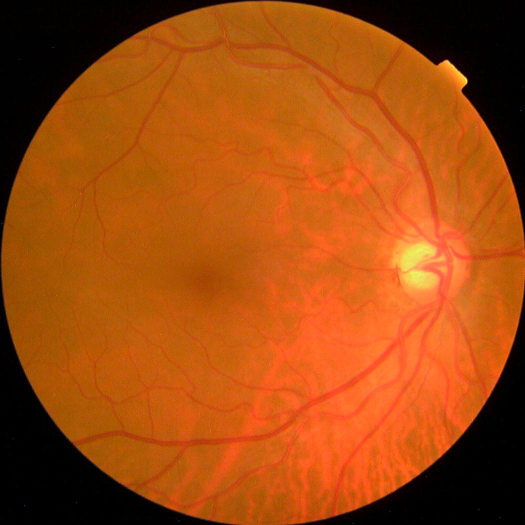
#> input picture Preprocessing/train_images/0a38b552372d.png, 1050 x 1050 px (shown at 1/2 size); its folder holds only this picture in this run
$ jupyter execute --allow-errors 'Blood Vessels.ipynb'   (older library calls are emulated)
#> lines starting #> are read from the running program, lines starting #| are printed output that depends on the picture; after the words box and inside, x2 and y2 are one past the last pixel; in counts of white or black regions, pixels touching at a corner belong together
#> further down, fundus is the input picture: shape (1050, 1050, 3); mean B, G, R 14.7, 74.4, 160.3
[cell 1]
import cv2
import numpy as np
import os
import csv
import matplotlib.pyplot as plt

def Hemorrhage(veins, image):
    #first re-sized to a pre-defined dimension
    image = cv2.cvtColor(image, cv2.COLOR_BGR2RGB)
    median = cv2.medianBlur(image, 1)
    compare = np.concatenate((image, median), axis=1) #side by side comparison
    #medianPixels = np.array(median)
    #plt.imshow(medianPixels)

    #Step 1 - retinal blood vessel detection
    #take green channel
    b, g, r = cv2.split(median)
    green_image = median.copy() # Make a copy
    green_image[:,:,0] = 0
    green_image[:,:,2] = 0
    gPixels = np.array(green_image)


    #-----Converting image to LAB Color model-----------------------------------
    lab= cv2.cvtColor(gPixels, cv2.COLOR_BGR2LAB)
    #cv2.imshow("lab",lab)

    #-----Splitting the LAB image to different channels-------------------------
    l, a, b = cv2.split(lab)
    lo = cv2.resize(l, (640, 540))
    #cv2.imshow('l_channel', lo)
    ao = cv2.resize(a, (640, 540))
    #cv2.imshow('a_channel', ao)
    bo = cv2.resize(b, (640, 540))
    #cv2.imshow('b_channel', bo)

    #-----Applying CLAHE to L-channel-------------------------------------------
    clahe = cv2.createCLAHE(clipLimit=3.0, tileGridSize=(8,8))
    cl = clahe.apply(l)
    clo = cv2.resize(cl, (640, 540))
    #cv2.imshow('CLAHE output', clo)

    #-----Merge the CLAHE enhanced L-channel with the a and b channel-----------
    limg = cv2.merge((cl,a,b))
    limgo = cv2.resize(limg, (640, 540))
    #cv2.imshow('limg', limgo)

    #-----Converting image from LAB Color model to RGB model--------------------
    final = cv2.cvtColor(limg, cv2.COLOR_LAB2BGR)
    finalo = cv2.resize(final, (640, 540))
    #cv2.imshow('final', finalo)


    #Apply Black Top-hat method is used for initial blood vessel enhancement
    blacktophat = cv2.morphologyEx(final, cv2.MORPH_TOPHAT, (1,1))

    #Gaussian matched filtering method  is applied for further vessel enhancement
    height, width = blacktophat.shape[0:2]
    rotationMatrix = cv2.getRotationMatrix2D((width/2, height/2), 15, 7)

    blur = cv2.medianBlur(final,7,0)

    ret, thresh2 = cv2.threshold(cv2.cvtColor(blur,cv2.COLOR_RGB2GRAY),0,255,cv2.THRESH_BINARY_INV+cv2.THRESH_OTSU)

    opening = cv2.morphologyEx(thresh2,cv2.MORPH_OPEN, (10,10))

    hammerage = cv2.morphologyEx(opening - veins,cv2.MORPH_ERODE, (10,10))

    plt.imshow(hammerage, cmap='gray')
    plt.show()


def extract_bv(image):
    b,green_fundus,r = cv2.split(image)
    clahe = cv2.createCLAHE(clipLimit=2.0, tileGridSize=(8,8))
    contrast_enhanced_green_fundus = clahe.apply(green_fundus)

    # applying alternate sequential filtering (3 times closing opening)
    r1 = cv2.morphologyEx(contrast_enhanced_green_fundus, cv2.MORPH_OPEN, cv2.getStructuringElement(cv2.MORPH_ELLIPSE,(5,5)), iterations = 1)
    R1 = cv2.morphologyEx(r1, cv2.MORPH_CLOSE, cv2.getStructuringElement(cv2.MORPH_ELLIPSE,(5,5)), iterations = 1)
    r2 = cv2.morphologyEx(R1, cv2.MORPH_OPEN, cv2.getStructuringElement(cv2.MORPH_ELLIPSE,(11,11)), iterations = 1)
    R2 = cv2.morphologyEx(r2, cv2.MORPH_CLOSE, cv2.getStructuringElement(cv2.MORPH_ELLIPSE,(11,11)), iterations = 1)
    r3 = cv2.morphologyEx(R2, cv2.MORPH_OPEN, cv2.getStructuringElement(cv2.MORPH_ELLIPSE,(23,23)), iterations = 1)
    R3 = cv2.morphologyEx(r3, cv2.MORPH_CLOSE, cv2.getStructuringElement(cv2.MORPH_ELLIPSE,(23,23)), iterations = 1)
    f4 = cv2.subtract(R3,contrast_enhanced_green_fundus)
    f5 = clahe.apply(f4)

    # removing very small contours through area parameter noise removal
    ret,f6 = cv2.threshold(f5,15,255,cv2.THRESH_BINARY)
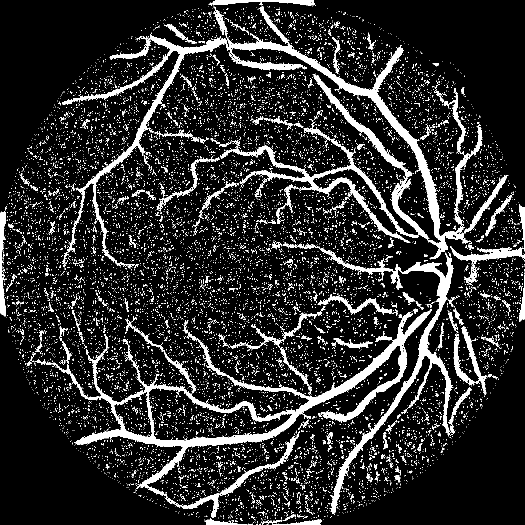
#> f6: shape (1050, 1050) (shown at 1/2 size); 14% white; 11894 white regions (11502 under 20 px)
    mask = np.ones(f5.shape[:2], dtype="uint8") * 255
    im2, contours, hierarchy = cv2.findContours(f6.copy(),cv2.RETR_LIST,cv2.CHAIN_APPROX_SIMPLE)
#> contours = 12345 contours, 12137 with area under 20; largest, box (x1, y1, x2, y2) and area: (73, 618, 864, 978) 43007, (124, 13, 965, 537) 25976, (297, 774, 585, 883) 16570, (647, 499, 907, 1029) 9924, (440, 244, 837, 486) 6476
    for cnt in contours:
        if cv2.contourArea(cnt) <= 200:
            cv2.drawContours(mask, [cnt], -1, 0, -1)
#> this loop made 12345 passes
#> cnt on passes 1, 3, 4: [[496, 1049], [503, 1049]], [[518, 1048], [518, 1049], [519, 1049], [519, 1048]], [[512, 1048], [512, 1049], [514, 1049], [514, 1048]]
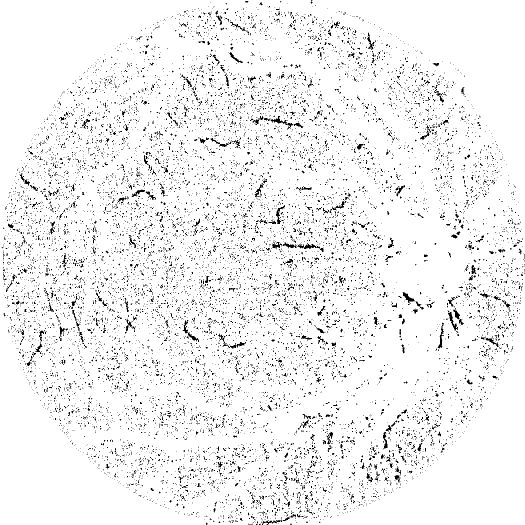
#> mask: shape (1050, 1050) (shown at 1/2 size); 94.5% white; black in thin lines or dots
    im = cv2.bitwise_and(f5, f5, mask=mask)
    ret,fin = cv2.threshold(im,15,255,cv2.THRESH_BINARY_INV)
#> fin: shape (1050, 1050); 91.4% white; 95 black regions (45 under 20 px), largest, box (x1, y1, x2, y2) and area: (124, 13, 936, 537) 26730, (73, 618, 864, 978) 24694, (647, 499, 907, 1029) 10767
    newfin = cv2.erode(fin, cv2.getStructuringElement(cv2.MORPH_ELLIPSE,(3,3)), iterations=1)
#> newfin: shape (1050, 1050); 88.8% white; 18 black regions, largest, box (x1, y1, x2, y2) and area: (123, 12, 1016, 1030) 67113, (72, 617, 865, 1037) 35752, (899, 407, 1050, 568) 3439

    # removing blobs of unwanted bigger chunks taking in consideration they are not straight lines like blood
    #vessels and also in an interval of area
    fundus_eroded = cv2.bitwise_not(newfin)
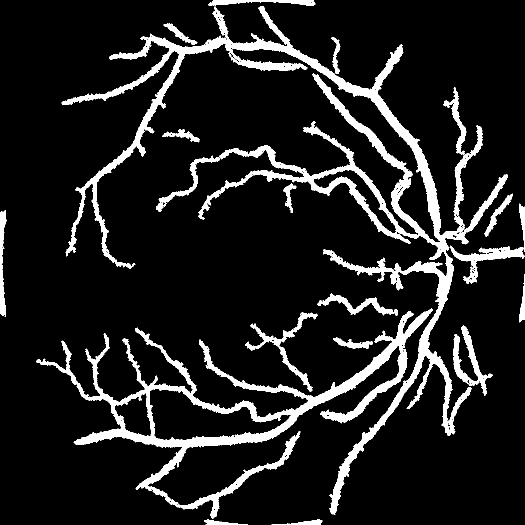
#> fundus_eroded: shape (1050, 1050) (shown at 1/2 size); 11.2% white; 18 white regions
    xmask = np.ones(fundus.shape[:2], dtype="uint8") * 255
    x1, xcontours, xhierarchy = cv2.findContours(fundus_eroded.copy(),cv2.RETR_LIST,cv2.CHAIN_APPROX_SIMPLE)
#> xcontours = 512 contours, 475 with area under 20; largest, box (x1, y1, x2, y2) and area: (123, 12, 1016, 1030) 65916, (72, 617, 865, 1037) 52299, (298, 776, 584, 882) 15730, (626, 338, 794, 468) 4304, (228, 784, 304, 874) 3914; xhierarchy = 512 rows, first 6: [1, -1, -1, -1], [2, 0, -1, -1], [3, 1, -1, -1], [4, 2, -1, -1], [5, 3, -1, -1], [6, 4, -1, -1]
    for cnt in xcontours:
        shape = "unidentified"
        peri = cv2.arcLength(cnt, True)
        approx = cv2.approxPolyDP(cnt, 0.04 * peri, False)
        if len(approx) > 4 and cv2.contourArea(cnt) <= 3000 and cv2.contourArea(cnt) >= 100:
            shape = "circle"
        else:
            shape = "veins"
        if(shape=="circle"):
            cv2.drawContours(xmask, [cnt], -1, 0, -1)
#> this loop made 512 passes
#> (peri, approx) on passes 1, 3, 4, 5, 6, 8, 10, 11, 12, 14, 16: (5.66, [[638, 1044], [639, 1043], [640, 1044], [639, 1045]]), (5.66, [[426, 1042], [427, 1041], [428, 1042], [427, 1043]]), (222.7, [[635, 1038], [543, 1049], [641, 1049], [638, 1038]]), (197, [[415, 1038], [411, 1049], [495, 1049], [416, 1038]]), (5.66, [[427, 1023], [428, 1022], [429, 1023], [428, 1024]]), (5.66, [[365, 1016], [366, 1015], [367, 1016], [366, 1017]]), (5.66, [[429, 1011], [430, 1010], [431, 1011], [430, 1012]]), (5.66, [[352, 1011], [353, 1010], [354, 1011], [353, 1012]]), (5.66, [[672, 1008], [673, 1007], [674, 1008], [673, 1009]]), (5.66, [[673, 1007], [674, 1006], [675, 1007], [674, 1008]]), (5.66, [[431, 1004], [432, 1003], [433, 1004], [432, 1005]])
#> peri on passes 2, 7, 9, 13, 15, 17: 7.66, 13.07, 9.66, 11.07, 7.66, 11.07
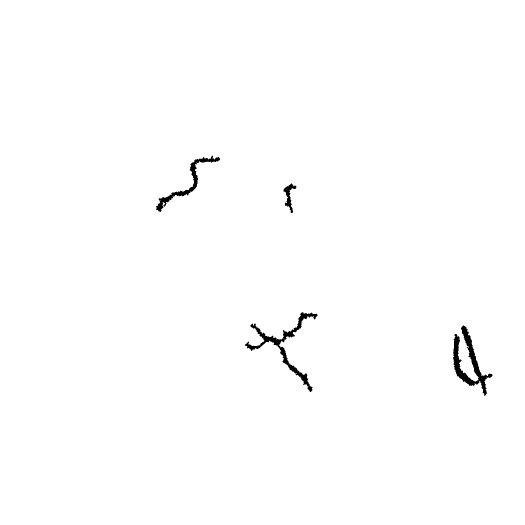
#> xmask: shape (1050, 1050) (shown at 1/2 size); 99.3% white; 4 black regions, box (x1, y1, x2, y2) and area: (906, 651, 985, 792) 2905, (490, 624, 635, 784) 2695, (312, 311, 440, 424) 1658, (567, 367, 593, 426) 531

    finimage = cv2.bitwise_and(fundus_eroded,fundus_eroded,mask=xmask)
    blood_vessels = finimage #cv2.bitwise_not(finimage)

    Hemorrhage(finimage, image)
#> in Hemorrhage, `lab= cv2.cvtColor(gPixels, cv2.COLOR_BGR2LAB)`: lab: shape (1050, 1050, 3); mean of channels 0, 1, 2 68.5, 95.2, 159.7
#> in Hemorrhage, `bo = cv2.resize(b, (640, 540))`:
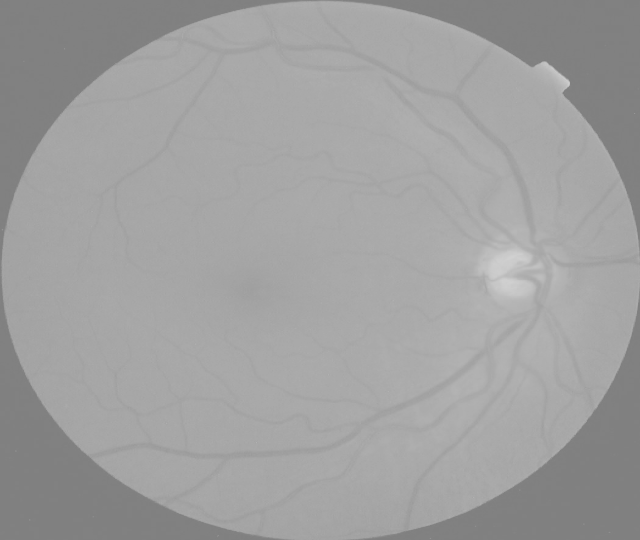
#> bo: shape (540, 640); min 128, max 208, mean 159.6
#> in Hemorrhage, `clo = cv2.resize(cl, (640, 540))`:
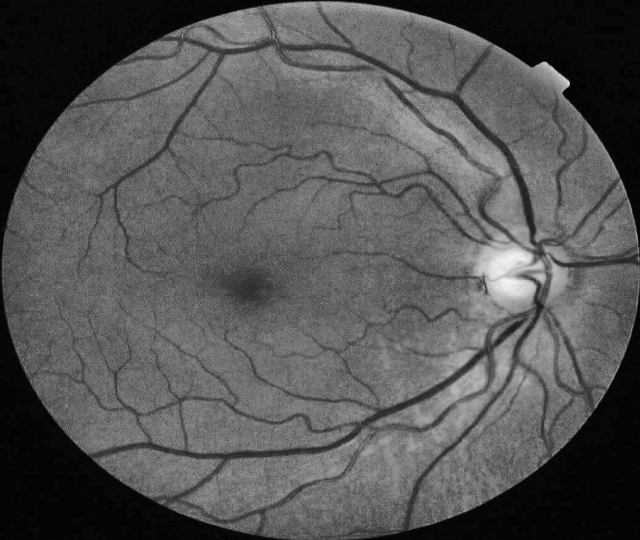
#> clo: shape (540, 640); min 3, max 243, mean 85.2
#> in Hemorrhage, `limg = cv2.merge((cl,a,b))`: limg: shape (1050, 1050, 3); mean of channels 0, 1, 2 85.3, 95.2, 159.7
#> in Hemorrhage, `limgo = cv2.resize(limg, (640, 540))`: limgo: shape (540, 640, 3); mean of channels 0, 1, 2 85.2, 95.1, 159.6
#> in Hemorrhage, `final = cv2.cvtColor(limg, cv2.COLOR_LAB2BGR)`:
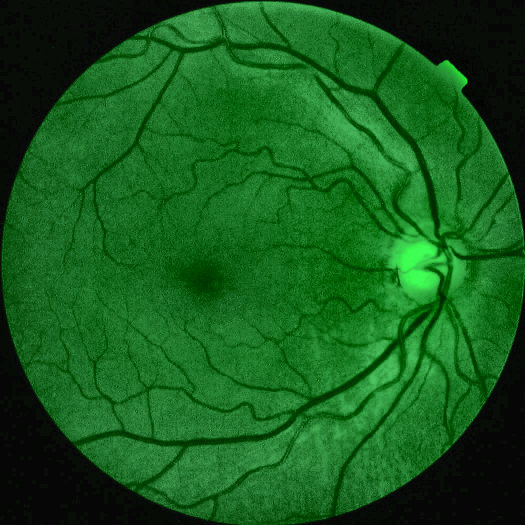
#> final: shape (1050, 1050, 3) (shown at 1/2 size); mean R, G, B 20.6, 91.9, 28.3
#> in Hemorrhage, `finalo = cv2.resize(final, (640, 540))`:
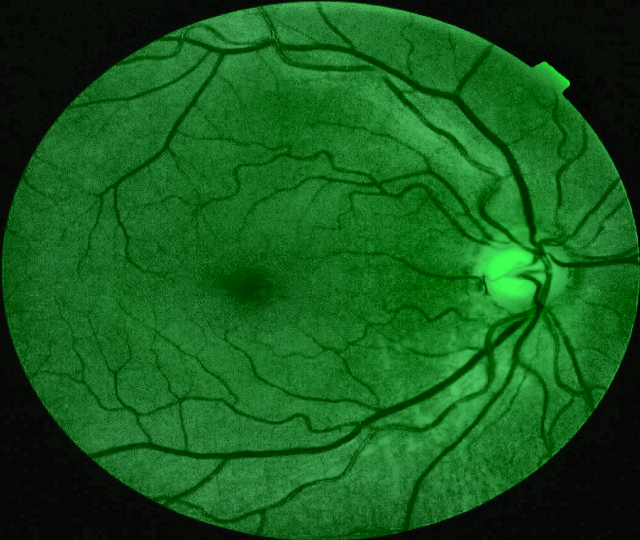
#> finalo: shape (540, 640, 3); mean R, G, B 20.5, 91.8, 28.2
#> in Hemorrhage, `blacktophat = cv2.morphologyEx(final, cv2.MORPH_TOPHAT, (1,1))`:
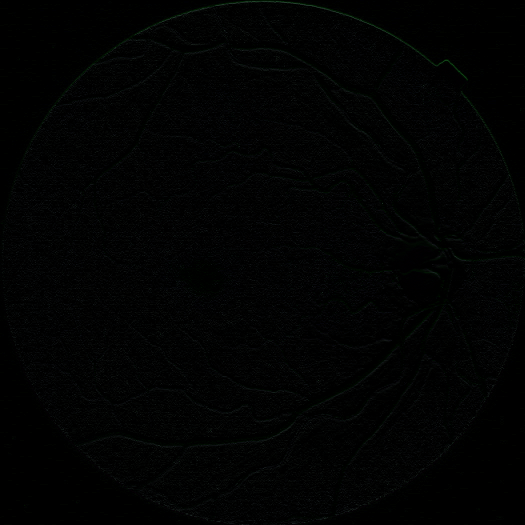
#> blacktophat: shape (1050, 1050, 3) (shown at 1/2 size); mean R, G, B 1.7, 2.4, 2.1
#> in Hemorrhage, `rotationMatrix = cv2.getRotationMatrix2D((width/2, height/2), 15, 7)`: rotationMatrix = [[6.76, 1.81, -3975.9], [-1.81, 6.76, -2073.6]]
#> in Hemorrhage, `ret, thresh2 = cv2.threshold(cv2.cvtColor(blur,cv2.COLOR_RGB2GRAY),0,2..`: thresh2: shape (1050, 1050); 25.9% white; 154 white regions (67 under 20 px), largest, box (x1, y1, x2, y2) and area: (0, 0, 1050, 1050) 194845, (546, 552, 1050, 1050) 62703, (456, 83, 899, 498) 7466
#> in Hemorrhage, `ret, thresh2 = cv2.threshold(cv2.cvtColor(blur,cv2.COLOR_RGB2GRAY),0,2..`: ret = 47
#> in Hemorrhage, `opening = cv2.morphologyEx(thresh2,cv2.MORPH_OPEN, (10,10))`: opening: shape (1050, 1050); 25.9% white; 146 white regions (59 under 20 px), largest, box (x1, y1, x2, y2) and area: (0, 0, 1050, 1050) 195334, (569, 553, 1050, 1050) 62186, (456, 84, 898, 499) 7464
#> in Hemorrhage, `hammerage = cv2.morphologyEx(opening - veins,cv2.MORPH_ERODE, (10,10))`:
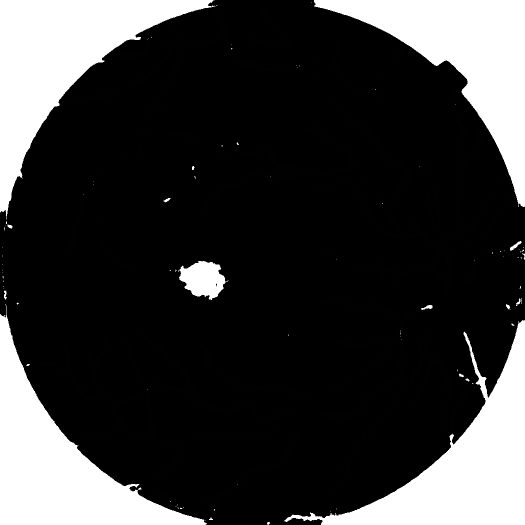
#> hammerage: shape (1050, 1050) (shown at 1/2 size); min 0, max 255, mean 56.1

    return blood_vessels

if __name__ == "__main__":
    pathFolder = "train_images/"
    filesArray = [x for x in os.listdir(pathFolder) if os.path.isfile(os.path.join(pathFolder,x))]
    destinationFolder = "Bloodvessels result/"
    if not os.path.exists(destinationFolder):
        os.mkdir(destinationFolder)
    for file_name in filesArray:
        file_name_no_extension = os.path.splitext(file_name)[0]
        fundus = cv2.imread(pathFolder+'/'+file_name)
        bloodvessel = extract_bv(fundus)
        cv2.imwrite(destinationFolder+file_name_no_extension+"_bloodvessel.png",bloodvessel)

[cell 2]
#Otsu method to find optimal threshold
img = cv2.imread('train_images/dee687c6e88a.png',0)
#> (the rest of this cell did not finish here and is left out)

[cell 3]
import cv2 as cv
import numpy as np
from matplotlib import pyplot as plt
img = cv2.imread('train_images/dee687c6e88a.png',0)
# global thresholding
ret1,th1 = cv.threshold(img,127,255,cv.THRESH_BINARY)
# Otsu's thresholding
ret2,th2 = cv.threshold(img,0,255,cv.THRESH_BINARY+cv.THRESH_OTSU)
#> ret2 = 0
# Otsu's thresholding after Gaussian filtering
#> (the rest of this cell did not finish here and is left out)
